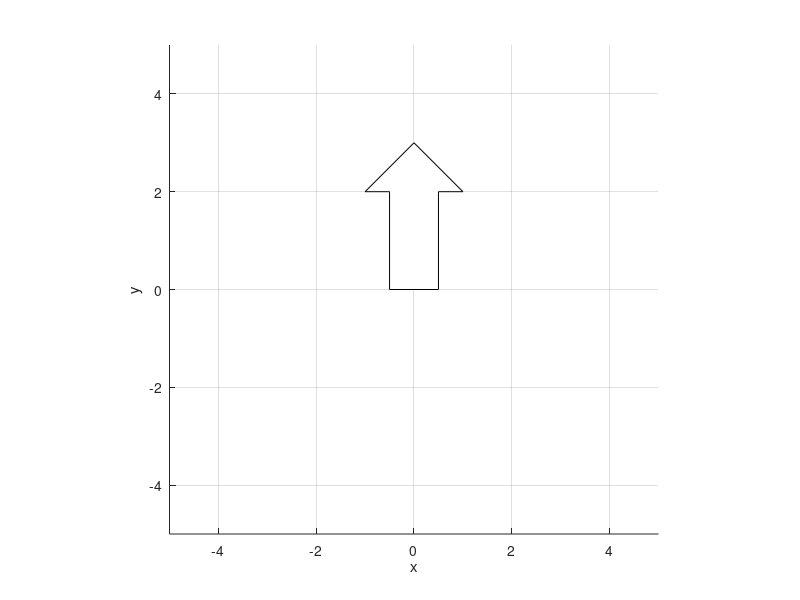

This chart was generated by the following MATLAB code: (Note: this script raises an error after producing the figure.)
%%ex2
%Arrow1
P4 = [ 0.5, 0, 0]'
P5=[0.5, 2, 0]'
P6=[1, 2, 0]'
P7=[0, 3, 0]'
P8=[-1, 2, 0]'
P9=[-0.5, 2, 0]'
P10=[-0.5, 0, 0]'

axis([-5 5 -5 5])

xlabel('x')
ylabel('y')
zlabel('z')
axis equal
grid on
hold on

A=[P4, P5, P6, P7, P8, P9, P10]

%generic arrow used for transformations
arrow=patch('XData', A(1,:) ,'YData', A(2,:),'ZData', A(3,:), 'FaceColor', 'interp')

A1=arrow
A2=arrow
A3=arrow

%padding para possibilitar a multiplicação de nGeom(4*4) por AX(3*7)
A = [A; ones(1,size(A,2))];
A1 = [A1; ones(1,size(A1,2))];
A2 = [A2; ones(1,size(A2,2))];
A3 = [A3; ones(1,size(A3,2))];

value_start=0
value_end=1
smoothness=100
%array of size smoothness, evenly spaced values between 0 and 1 
array = linspace(value_start, value_end, smoothness);

%animate rotation yy
for elem=array
    nGeom = roty((pi/2)*elem)
    transformation=nGeom*A
    set(arrow, 'XData', transformation(1,:),'YData',  transformation(2,:), 'ZData', transformation(3,:));
    pause(1/25);
end

A1=arrow

%animate rotation zz A2
for elem=array
    nGeom= rotz((pi/2)*elem)
    transformation=nGeom*A1
    set(arrow, 'XData', transformation(1,:),'YData',  transformation(2,:), 'ZData', transformation(3,:));
    pause(1/25);
end

A2=arrow

%reset arrow position
arrow=patch('XData', A(1,:) ,'YData', A(2,:),'ZData', A(3,:))

%animate rotation xx
for elem=array
    nGeom = rotx((pi/2)*elem)
    transformation=nGeom*A
    set(arrow, 'XData', transformation(1,:),'YData',  transformation(2,:), 'ZData', transformation(3,:));
    pause(1/25);
end

A3=arrow

arrow1=patch('XData', A1.XData ,'YData', A1.YData,'ZData', A1(3,:))
arrow2=patch('XData', A2(1,:) ,'YData', A2(2,:),'ZData', A2(3,:))
arrow2=patch('XData', A3(1,:) ,'YData', A3(2,:),'ZData', A3(3,:))

for elem=array
    nGeomA1 = roty((20*pi)*elem)
    transformation=nGeom*A1
    nGeom= rotz((pi/2)*elem)
    transformation=nGeom*A2
    nGeom = rotx((pi/2)*elem)
    transformation=nGeom*A3
    set(arrow3, 'XData', transformation(1,:),'YData',  transformation(2,:), 'ZData', transformation(3,:));
    set(arrow2, 'XData', transformation(1,:),'YData',  transformation(2,:), 'ZData', transformation(3,:));
    set(arrow1, 'XData', transformation(1,:),'YData',  transformation(2,:), 'ZData', transformation(3,:));
    pause(1/25);
end
